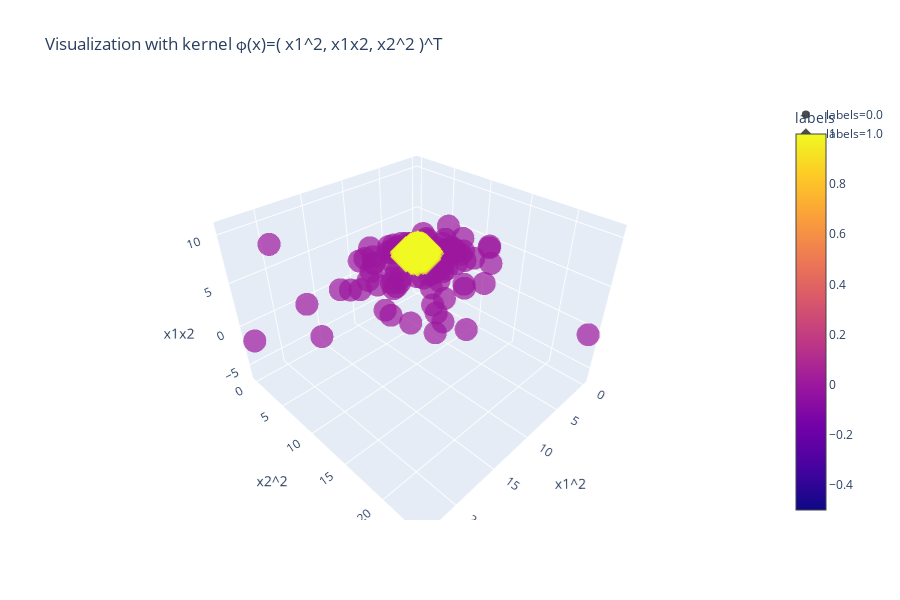

Notebook source saved alongside this figure:
### Code cell
fig = px.scatter_3d(kdf, x="x1^2", y="x2^2", z='x1x2',
              color='labels', opacity = 0.7, symbol = "labels",
                   title = "Visualization with kernel ϕ(x)=( x1^2, x1x2, x2^2 )^T")
fig.show()

### Figure 1 — Plotly figure (JSON) as saved in the notebook; plotly's stock layout.template omitted (floating-point values rounded to 4 significant figures; data arrays with more than 128 entries replaced by an {"elided": "..."} marker saying what was removed)
{"data": [{"hoverlabel": {"namelength": 0}, "hovertemplate": "labels=%{marker.color}<br>x1^2=%{x}<br>x2^2=%{y}<br>x1x2=%{z}", "legendgroup": "labels=0.0", "marker": {"color": [0, 0, 0, 0, 0, 0, 0, 0, 0, 0, 0, 0, 0, 0, 0, 0, 0, 0, 0, 0, 0, 0, 0, 0, 0, 0, 0, 0, 0, 0, 0, 0, 0, 0, 0, 0, 0, 0, 0, 0, 0, 0, 0, 0, 0, 0, 0, 0, 0, 0, 0, 0, 0, 0, 0, 0, 0, 0, 0, 0, 0, 0, 0, 0, 0, 0, 0, 0, 0, 0, 0, 0, 0, 0, 0, 0, 0, 0, 0, 0, 0, 0, 0, 0], "coloraxis": "coloraxis", "opacity": 0.7, "symbol": "circle"}, "mode": "markers", "name": "labels=0.0", "scene": "scene", "showlegend": true, "type": "scatter3d", "x": [1.267, 2.745, 22.16, 4.661, 6.287, 0.4961, 12.19, 0.1518, 4.529, 7.627, 1.248, 1.074, 6.332, 4.211, 0.9212, 1.518, 0.2947, 2.246, 4.027, 4.788, 7.228, 7.994, 6.069, 7.088, 3.047, 0.01705, 0.02182, 0.3359, 4.979, 5.547, 2.832, 0.3718, 4.426, 0.4926, 0.8797, 2.305, 10.9, 7.22, 0.694, 16.62, 2.805, 8.825, 1.978, 0.2702, 3.256, 4.179, 0.02416, 0.6821, 3.532, 0.01471, 23.14, 4.459, 3.697, 9.587, 7.632, 7.857, 3.205, 1.267, 4.479, 3.802, 0.7637, 9.129, 3.717, 0.8578, 7.598, 2.428, 5.421, 3.131, 0.2802, 5.277, 16.1, 5.553, 0.2181, 0.6639, 0.6901, 5.012, 4.185, 3.761, 4.265, 1.908, 8.237, 9.629, 5.117, 2.065], "y": [8.466, 12.98, 5.138, 2.09, 5.167, 6.125, 0.03442, 5.127, 0.9863, 0.4885, 3.29, 4.755, 7.21, 10.71, 5.621, 6.908, 4.262, 6.251, 1.176, 0.6535, 0.06768, 12.06, 1.501, 0.07476, 13.22, 6.424, 10.72, 8.044, 0.7322, 1.499, 1.714, 4.713, 0.2665, 8.277, 6.96, 2.228, 0.1404, 0.5694, 7.626, 0.01379, 10.8, 0.5475, 6.534, 4.203, 4.781, 0.5798, 4.43, 9.498, 6.684, 23.84, 0.1258, 5.227e-05, 7.947, 0.4903, 0.004492, 2.466, 5.769, 7.086, 1.43, 2.094, 4.019, 1.916, 7.909, 3.663, 3.178, 2.85, 1.002, 2.083, 7.944, 0.4548, 1.234, 1.734, 5.101, 5.311, 11.88, 7.966, 5.609, 0.7166, 0.3921, 2.908, 0.1484, 0.298, 1.516, 4.433], "z": [3.274, 5.968, 10.67, 3.121, -5.699, 1.743, -0.6476, -0.8823, 2.113, 1.93, -2.026, -2.26, 6.757, 6.715, 2.275, 3.238, -1.121, 3.747, -2.176, 1.769, 0.6994, 9.818, 3.019, 0.728, 6.347, 0.331, -0.4836, -1.644, -1.909, -2.884, 2.203, -1.324, 1.086, -2.019, 2.474, -2.266, -1.237, -2.028, 2.3, -0.4788, -5.504, 2.198, -3.595, 1.066, 3.945, -1.557, -0.3271, 2.545, -4.859, -0.5922, -1.706, -0.01527, -5.42, 2.168, -0.1852, -4.401, -4.3, 2.996, -2.531, 2.822, 1.752, 4.182, 5.422, -1.773, -4.914, 2.631, -2.331, 2.554, 1.492, 1.549, -4.458, 3.103, 1.055, 1.878, 2.863, -6.319, 4.845, 1.642, 1.293, -2.356, -1.105, -1.694, -2.785, -3.026]}, {"hoverlabel": {"namelength": 0}, "hovertemplate": "labels=%{marker.color}<br>x1^2=%{x}<br>x2^2=%{y}<br>x1x2=%{z}", "legendgroup": "labels=1.0", "marker": {"color": {"elided": "166 int values"}, "coloraxis": "coloraxis", "opacity": 0.7, "symbol": "diamond"}, "mode": "markers", "name": "labels=1.0", "scene": "scene", "showlegend": true, "type": "scatter3d", "x": {"elided": "166 float values"}, "y": {"elided": "166 float values"}, "z": {"elided": "166 float values"}}], "layout": {"coloraxis": {"colorbar": {"title": {"text": "labels"}}, "colorscale": [[0, "#0d0887"], [0.1111, "#46039f"], [0.2222, "#7201a8"], [0.3333, "#9c179e"], [0.4444, "#bd3786"], [0.5556, "#d8576b"], [0.6667, "#ed7953"], [0.7778, "#fb9f3a"], [0.8889, "#fdca26"], [1, "#f0f921"]]}, "height": 600, "legend": {"tracegroupgap": 0}, "scene": {"domain": {"x": [0, 0.98], "y": [0, 1]}, "xaxis": {"title": {"text": "x1^2"}}, "yaxis": {"title": {"text": "x2^2"}}, "zaxis": {"title": {"text": "x1x2"}}}, "title": {"text": "Visualization with kernel ϕ(x)=( x1^2, x1x2, x2^2 )^T"}}}
